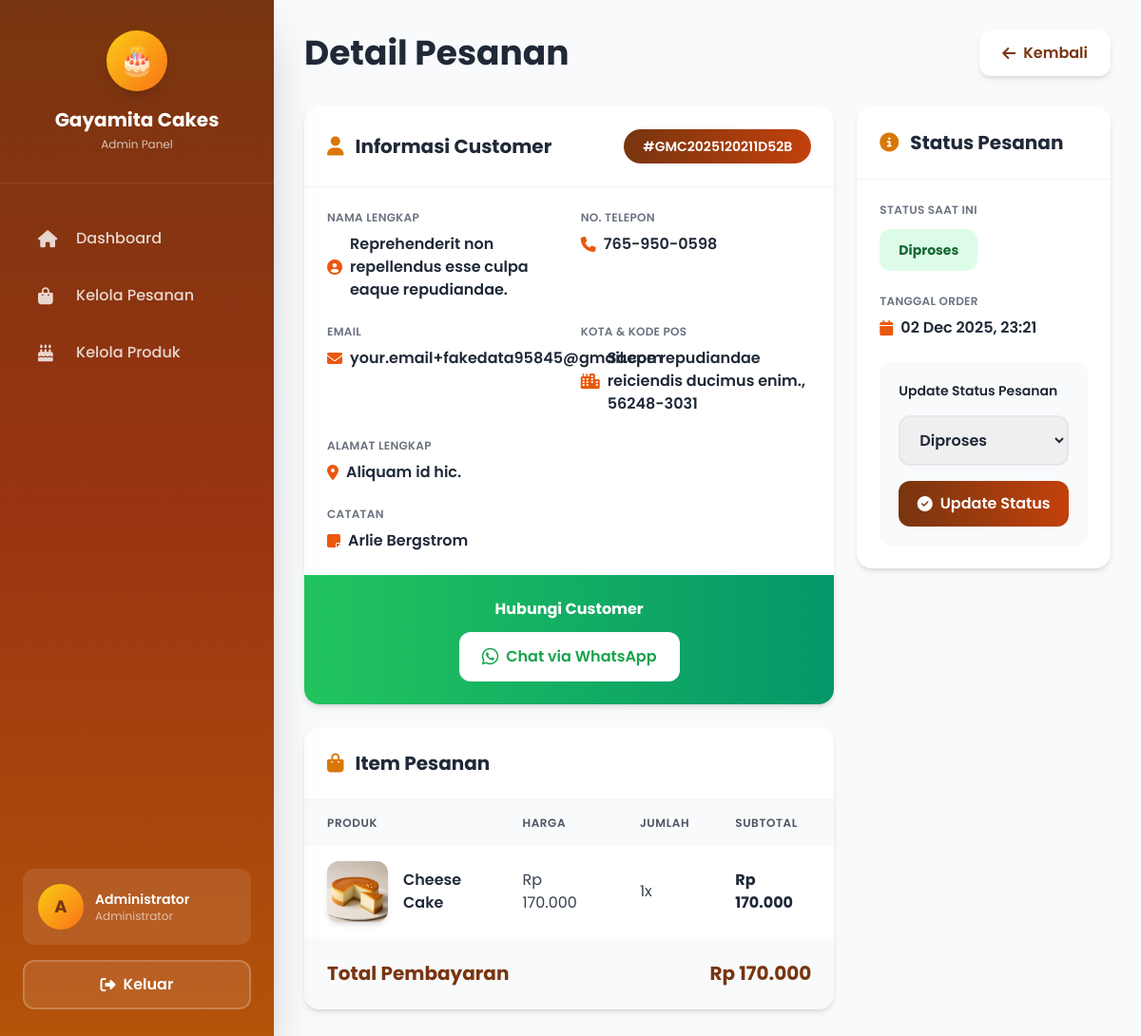
/admin/order-detail.php?id=1 (signed in), run on the app's committed database.
### tables this page shows
CREATE TABLE `orders` (
  `id` int NOT NULL,
  `order_number` varchar(50) NOT NULL,
  `session_id` varchar(128) NOT NULL,
  `nama_lengkap` varchar(255) NOT NULL,
  `email` varchar(255) NOT NULL,
  `no_telepon` varchar(20) NOT NULL,
  `alamat` text NOT NULL,
  `kota` varchar(100) NOT NULL,
  `kode_pos` varchar(10) NOT NULL,
  `catatan` text,
  `metode_pembayaran` enum('transfer','cod') NOT NULL DEFAULT 'transfer',
  `status` enum('pending','dikonfirmasi','diproses','dikirim','selesai','dibatalkan') NOT NULL DEFAULT 'pending',
  `total` int NOT NULL DEFAULT '0',
  `created_at` datetime DEFAULT CURRENT_TIMESTAMP,
  `updated_at` datetime DEFAULT CURRENT_TIMESTAMP ON UPDATE CURRENT_TIMESTAMP
);

CREATE TABLE `order_items` (
  `id` int NOT NULL,
  `order_id` int NOT NULL,
  `product_id` int NOT NULL,
  `product_name` varchar(255) NOT NULL,
  `product_image` varchar(255) DEFAULT NULL,
  `quantity` int NOT NULL DEFAULT '1',
  `price` int NOT NULL DEFAULT '0',
  `subtotal` int NOT NULL DEFAULT '0',
  `created_at` datetime DEFAULT CURRENT_TIMESTAMP
);

### method/function.php (called while the page is built, shortened)
<?php
$database = new Database();
$conn = $database->getConnection();
function get_order_items($order_id)
{
    global $conn;
    $sql = "SELECT * FROM order_items WHERE order_id = :order_id";
    $stmt = $conn->prepare($sql);
    $stmt->bindParam(':order_id', $order_id, PDO::PARAM_INT);
    $stmt->execute();
    return $stmt->fetchAll(PDO::FETCH_ASSOC);
}

### admin/order-detail.php (the view, shortened to what this page needs)
<?php
require_once '../method/function.php';
$order_id = isset($_GET['id']) ? (int)$_GET['id'] : 0;
function get_order_by_id($id)
{
    global $conn;
    $sql = "SELECT * FROM orders WHERE id = :id LIMIT 1";
    $stmt = $conn->prepare($sql);
    $stmt->bindParam(':id', $id, PDO::PARAM_INT);
    $stmt->execute();
    return $stmt->fetch(PDO::FETCH_ASSOC);
}
$order = get_order_by_id($order_id);
$order_items = get_order_items($order['id']);
?>
<!DOCTYPE html>
<html lang="id">
<head>
    <script src="https://cdn.tailwindcss.com"></script>
    <link href="https://cdnjs.cloudflare.com/ajax/libs/font-awesome/6.4.0/css/all.min.css" rel="stylesheet">
</head>
<body class="bg-gray-50">
    <?php include 'components/sidebar.php'; ?>
    <div class="ml-72 p-8 min-h-screen">
        <div class="flex justify-between items-center mb-8">
            <h1 class="text-4xl font-bold text-gray-800">Detail Pesanan</h1>
            <a href="orders.php" class="bg-white text-amber-900 px-6 py-3 rounded-xl font-semibold shadow-md hover:shadow-lg hover:-translate-y-0.5 transition-all inline-flex items-center gap-2">
                <i class="fas fa-arrow-left"></i>
                Kembali
            </a>
        </div>
        <div class="grid grid-cols-1 lg:grid-cols-3 gap-6">
            <div class="lg:col-span-2 space-y-6">
                <div class="bg-white rounded-2xl shadow-md overflow-hidden">
                    <div class="flex justify-between items-center p-6 border-b border-gray-100">
                        <h2 class="text-xl font-bold text-gray-800 flex items-center gap-3">
                            <i class="fas fa-user text-amber-600"></i>
                            Informasi Customer
                        </h2>
                        <span class="bg-gradient-to-r from-amber-900 to-orange-700 text-white px-5 py-2 rounded-full text-sm font-semibold">
                            #<?= $order['order_number'] ?>
                        </span>
                    </div>
                    <div class="p-6 grid grid-cols-1 md:grid-cols-2 gap-6">
                        <div>
                            <p class="text-xs text-gray-500 font-semibold uppercase tracking-wide mb-2">Nama Lengkap</p>
                            <p class="text-gray-800 font-semibold flex items-center gap-2">
                                <i class="fas fa-user-circle text-orange-600"></i>
                                <?= htmlspecialchars($order['nama_lengkap']) ?>
                            </p>
                        </div>
                        <div>
                            <p class="text-xs text-gray-500 font-semibold uppercase tracking-wide mb-2">No. Telepon</p>
                            <p class="text-gray-800 font-semibold flex items-center gap-2">
                                <i class="fas fa-phone text-orange-600"></i>
                                <?= htmlspecialchars($order['no_telepon']) ?>
                            </p>
                        </div>
                        <div>
                            <p class="text-xs text-gray-500 font-semibold uppercase tracking-wide mb-2">Email</p>
                            <p class="text-gray-800 font-semibold flex items-center gap-2">
                                <i class="fas fa-envelope text-orange-600"></i>
                                <?= htmlspecialchars($order['email']) ?>
                            </p>
                        </div>
                        <div>
                            <p class="text-xs text-gray-500 font-semibold uppercase tracking-wide mb-2">Kota & Kode Pos</p>
                            <p class="text-gray-800 font-semibold flex items-center gap-2">
                                <i class="fas fa-city text-orange-600"></i>
                                <?= htmlspecialchars($order['kota']) ?>, <?= htmlspecialchars($order['kode_pos']) ?>
                            </p>
                        </div>
                        <div class="md:col-span-2">
                            <p class="text-xs text-gray-500 font-semibold uppercase tracking-wide mb-2">Alamat Lengkap</p>
                            <p class="text-gray-800 font-semibold flex items-start gap-2">
                                <i class="fas fa-map-marker-alt text-orange-600 mt-1"></i>
                                <span><?= nl2br(htmlspecialchars($order['alamat'])) ?></span>
                            </p>
                        </div>
                        <?php if (!empty($order['catatan'])): ?>
                            <div class="md:col-span-2">
                                <p class="text-xs text-gray-500 font-semibold uppercase tracking-wide mb-2">Catatan</p>
                                <p class="text-gray-800 font-semibold flex items-start gap-2">
                                    <i class="fas fa-sticky-note text-orange-600 mt-1"></i>
                                    <span><?= nl2br(htmlspecialchars($order['catatan'])) ?></span>
                                </p>
                            </div>
                        <?php endif; ?>
                    </div>
                    <div class="p-6 bg-gradient-to-r from-green-500 to-emerald-600">
                        <div class="text-center">
                            <h3 class="text-white font-bold mb-3">Hubungi Customer</h3>
                            <a href="https://wa.me/<?= preg_replace('/[^0-9]/', '', $order['no_telepon']) ?>"
                                target="_blank"
                                class="bg-white text-green-600 px-6 py-3 rounded-xl font-semibold inline-flex items-center gap-2 hover:shadow-xl hover:scale-105 transition-all">
                                <i class="fab fa-whatsapp text-xl"></i>
                                Chat via WhatsApp
                            </a>
                        </div>
                    </div>
                </div>
                <div class="bg-white rounded-2xl shadow-md overflow-hidden">
                    <div class="p-6 border-b border-gray-100">
                        <h2 class="text-xl font-bold text-gray-800 flex items-center gap-3">
                            <i class="fas fa-shopping-bag text-amber-600"></i>
                            Item Pesanan
                        </h2>
                    </div>
                    <div class="overflow-x-auto">
                        <table class="w-full">
                            <thead class="bg-gray-50">
                                <tr>
                                    <th class="px-6 py-4 text-left text-xs font-semibold text-gray-600 uppercase tracking-wider">Produk</th>
                                    <th class="px-6 py-4 text-left text-xs font-semibold text-gray-600 uppercase tracking-wider">Harga</th>
                                    <th class="px-6 py-4 text-left text-xs font-semibold text-gray-600 uppercase tracking-wider">Jumlah</th>
                                    <th class="px-6 py-4 text-left text-xs font-semibold text-gray-600 uppercase tracking-wider">Subtotal</th>
                                </tr>
                            </thead>
                            <tbody class="divide-y divide-gray-100">
                                <?php foreach ($order_items as $item): ?>
                                    <tr>
                                        <td class="px-6 py-4">
                                            <div class="flex items-center gap-4">
                                                <img src="<?= htmlspecialchars($item['product_image']) ?>"
                                                    alt="<?= htmlspecialchars($item['product_name']) ?>"
                                                    class="w-16 h-16 rounded-xl object-cover shadow-md">
                                                <span class="font-semibold text-gray-800"><?= htmlspecialchars($item['product_name']) ?></span>
                                            </div>
                                        </td>
                                        <td class="px-6 py-4 text-gray-700">Rp <?= number_format($item['price'], 0, ',', '.') ?></td>
                                        <td class="px-6 py-4 text-gray-700"><?= $item['quantity'] ?>x</td>
                                        <td class="px-6 py-4">
                                            <span class="font-bold text-gray-800">Rp <?= number_format($item['subtotal'], 0, ',', '.') ?></span>
                                        </td>
                                    </tr>
                                <?php endforeach; ?>
                            </tbody>
                        </table>
                    </div>
                    <div class="p-6 bg-gray-50">
                        <div class="flex justify-between items-center text-xl font-bold text-amber-900">
                            <span>Total Pembayaran</span>
                            <span>Rp <?= number_format($order['total'], 0, ',', '.') ?></span>
                        </div>
                    </div>
                </div>
            </div>
            <div class="space-y-6">
                <div class="bg-white rounded-2xl shadow-md overflow-hidden">
                    <div class="p-6 border-b border-gray-100">
                        <h2 class="text-xl font-bold text-gray-800 flex items-center gap-3">
                            <i class="fas fa-info-circle text-amber-600"></i>
                            Status Pesanan
                        </h2>
                    </div>
                    <div class="p-6 space-y-6">
                        <div>
                            <p class="text-xs text-gray-500 font-semibold uppercase tracking-wide mb-3">Status Saat Ini</p>
                            <?php
                            $status_classes = [
                                'pending' => 'bg-yellow-100 text-yellow-800',
                                'dikonfirmasi' => 'bg-blue-100 text-blue-800',
                                'diproses' => 'bg-green-100 text-green-800',
                                'dikirim' => 'bg-indigo-100 text-indigo-800',
                                'selesai' => 'bg-green-100 text-green-800',
                                'dibatalkan' => 'bg-red-100 text-red-800'
                            ];
                            $class = $status_classes[$order['status']] ?? 'bg-gray-100 text-gray-800';
                            ?>
                            <span class="px-5 py-3 rounded-xl text-sm font-bold inline-block <?= $class ?>">
                                <?= ucfirst($order['status']) ?>
                            </span>
                        </div>
                        <div>
                            <p class="text-xs text-gray-500 font-semibold uppercase tracking-wide mb-2">Tanggal Order</p>
                            <p class="text-gray-800 font-semibold flex items-center gap-2">
                                <i class="fas fa-calendar text-orange-600"></i>
                                <?= date('d M Y, H:i', strtotime($order['created_at'])) ?>
                            </p>
                        </div>
                        <form method="POST" class="bg-gray-50 rounded-xl p-5 space-y-4">
                            <label class="block text-gray-800 font-semibold text-sm">Update Status Pesanan</label>
                            <select name="status"
                                class="w-full px-4 py-3 border-2 border-gray-200 rounded-xl focus:border-amber-600 focus:ring-4 focus:ring-amber-100 outline-none transition-all font-semibold text-gray-800"
                                required>
                                <option value="diproses" <?= $order['status'] == 'diproses' ? 'selected' : '' ?>>Diproses</option>
                            </select>
                            <button type="submit" name="update_status"
                                class="w-full bg-gradient-to-r from-amber-900 to-orange-700 text-white py-3 rounded-xl font-semibold hover:shadow-xl hover:-translate-y-1 transition-all flex items-center justify-center gap-2">
                                <i class="fas fa-check-circle"></i>
                                Update Status
                            </button>
                        </form>
                    </div>
                </div>
            </div>
        </div>
    </div>
</body>
</html>

### admin/order-detail.php (style rules this page uses)
body { font-family: 'Poppins', sans-serif; }

### data on the page
orders: order_number "GMC2025120211D52B", nama_lengkap "Reprehenderit non repellendus esse culpa eaque repudiandae.", no_telepon "765-950-0598", email "your.email+fakedata95845@gmail.com", kota "Saepe repudiandae reiciendis ducimus enim.", kode_pos "56248-3031", alamat "Aliquam id hic.", catatan "Arlie Bergstrom", total "170.000", status "Diproses", created_at "02 Dec 2025, 23:21"
order_items: product_image (picture), product_name "Cheese Cake", price "170.000", quantity "1", subtotal "170.000"

### other printed values
substr($_SESSION['admin_nama'], 0, 1) "A"
$_SESSION['admin_nama'] "Administrator"
